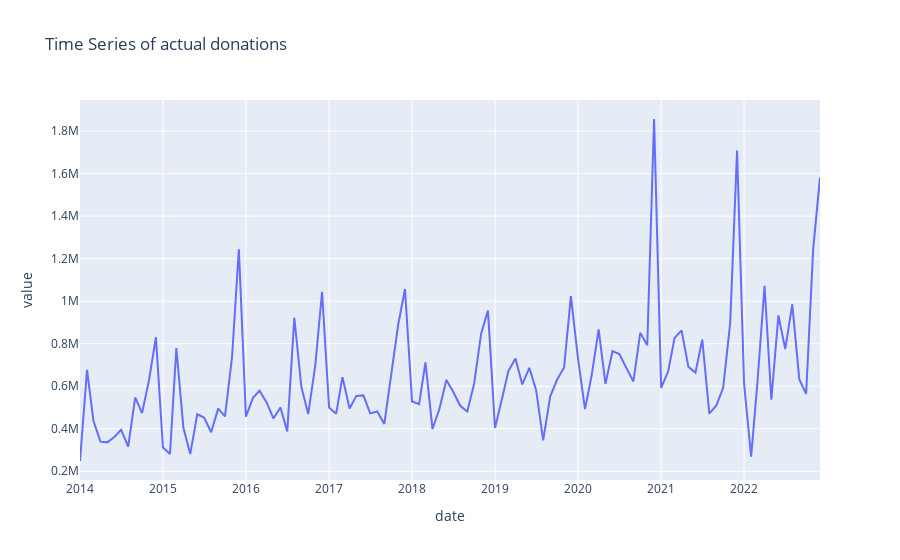

Notebook code cell kept with this figure:
### Code cell
# Plotting independent time series for each unique value in the 'kpi' column
fig = px.line(dfDonationsSelection, x='date', y='value', title=f'Time Series of actual donations')
fig.show()
